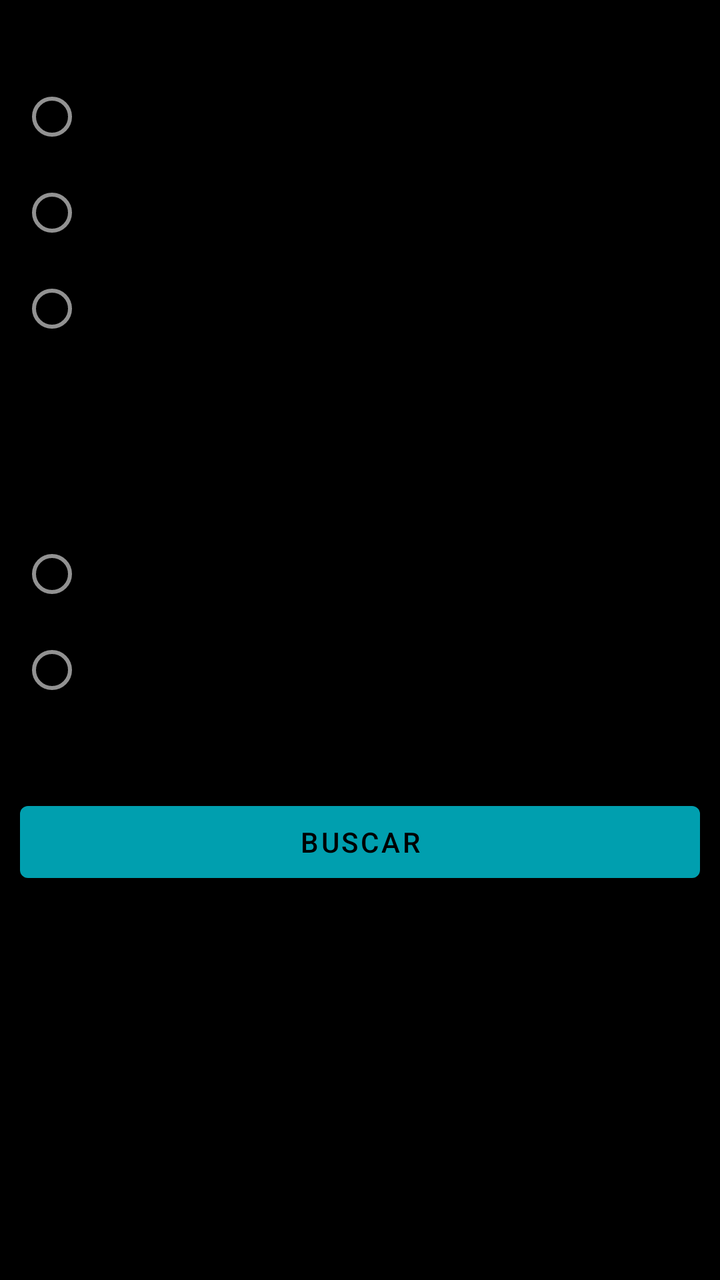
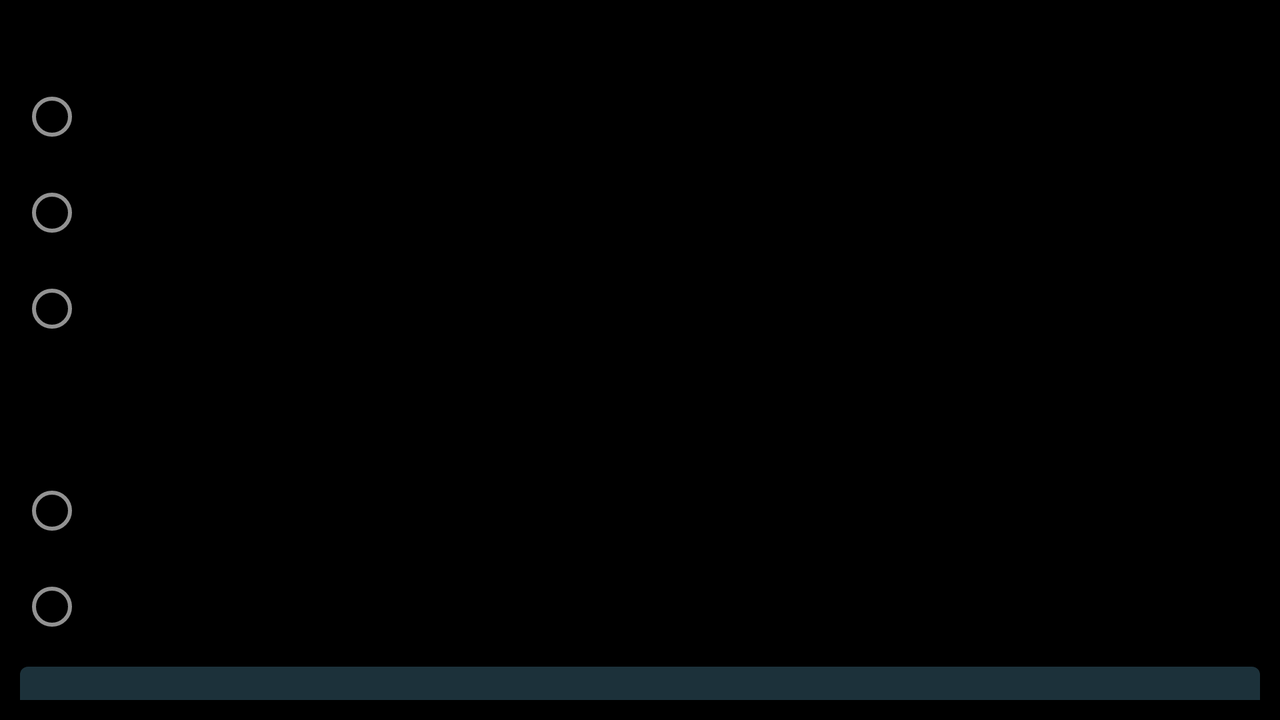

First picture: res/layout/ on a phone held upright. Second picture: the repository's own variant of that layout, on a device whose configuration matches the variant's folder. Source for both follows.
<!-- AndroidManifest.xml: application theme Theme.MyApp -->
<!-- res/layout/fragment_dialog_fullscreen_style_product.xml -->
<?xml version="1.0" encoding="utf-8"?>
<LinearLayout  xmlns:android="http://schemas.android.com/apk/res/android"
    android:layout_width="match_parent"
    android:layout_height="match_parent"
    android:orientation="vertical"
    android:padding="10dp"
    >

    <TextView
        android:id="@+id/TipoBateria_text"
        android:layout_width="match_parent"
        android:layout_height="wrap_content"
        android:text="@string/TipoBateria_text"
        android:textSize="18sp" />

    <RadioGroup
        android:layout_width="match_parent"
        android:layout_height="179dp">

        <RadioButton
            android:id="@+id/Premium_btn"
            android:layout_width="match_parent"
            android:layout_height="wrap_content"
            android:text="@string/Premium_text" />

        <RadioButton
            android:id="@+id/Silver_btn"
            android:layout_width="match_parent"
            android:layout_height="wrap_content"
            android:text="@string/Silver_btn" />

        <RadioButton
            android:id="@+id/Bronze_btn"
            android:layout_width="match_parent"
            android:layout_height="wrap_content"
            android:text="@string/Bronze_btn" />
    </RadioGroup>

    <TextView
        android:id="@+id/Polaridad_text"
        android:layout_width="match_parent"
        android:layout_height="wrap_content"
        android:text="@string/Text_polaridad"
        android:textSize="18sp" />

    <TextView
        android:id="@+id/advertencia_text"
        android:layout_width="match_parent"
        android:layout_height="wrap_content"
        android:text="@string/Advertencia_polaridad"
        android:textSize="10sp" />

    <RadioGroup
        android:layout_width="match_parent"
        android:layout_height="134dp">

        <RadioButton
            android:id="@+id/radioButton"
            android:layout_width="match_parent"
            android:layout_height="wrap_content"
            android:text="@string/positiv_izqtext" />

        <RadioButton
            android:id="@+id/PosderButtom"
            android:layout_width="match_parent"
            android:layout_height="wrap_content"
            android:text="@string/positivo_dertext" />

    </RadioGroup>

    <Button
        android:id="@+id/buscar_btn"
        android:layout_width="match_parent"
        android:layout_height="wrap_content"
        style="@style/Widget.MyApp.MyButton"
        android:text="@string/buscar_text" />
</LinearLayout>
<!-- resources referenced by this layout -->
<resources>
  <string name="Advertencia_polaridad">(Si no buscas un tipo de polaridad fuera del normal te recomendamos no tocar esta opción)</string>
  <string name="Bronze_btn">Bronze</string>
  <string name="Premium_text">Premium</string>
  <string name="Silver_btn">Silver</string>
  <string name="Text_polaridad">Tipo de Polaridad:</string>
  <string name="TipoBateria_text">"Tipo de Bateria: "</string>
  <string name="buscar_text">BUSCAR</string>
  <string name="positiv_izqtext">Positivo a la Izquierda</string>
  <string name="positivo_dertext">Positivo a la derecha</string>
  <style name="Widget.MyApp.MyButton" parent="Widget.MaterialComponents.Button">
          <item name="backgroundTint">@color/secondary_dark</item>
          <item name="android:textColor">@color/on_secondary</item>
      </style>
  <style name="Theme.MyApp" parent="Base.Theme.MyApp" />
  <color name="secondary_dark">#009faf</color>
  <color name="on_secondary">#000000</color>
  <color name="primary">#445963</color>
  <color name="primary_variant">#546e7a</color>
  <color name="secondary">#4dd0e1</color>
  <color name="secondary_variant">#26d6da</color>
  <color name="on_primary">#ffffff</color>
  <color name="color_error_light">#b00020</color>
  <style name="TextAppearance.MyTheme.Headline1" parent="TextAppearance.MaterialComponents.Headline1">
          
      </style>
  <style name="TextAppearance.MyTheme.Headline2" parent="TextAppearance.MaterialComponents.Headline2">
          
      </style>
  <style name="TextAppearance.MyTheme.Headline3" parent="TextAppearance.MaterialComponents.Headline3">
          
      </style>
  <style name="TextAppearance.MyTheme.Headline4" parent="TextAppearance.MaterialComponents.Headline4">
          
      </style>
  <style name="TextAppearance.MyTheme.Headline5" parent="TextAppearance.MaterialComponents.Headline5">
          
      </style>
  <style name="TextAppearance.MyTheme.Headline6" parent="TextAppearance.MaterialComponents.Headline6">
          
      </style>
  <style name="TextAppearance.MyTheme.Subtitle1" parent="TextAppearance.MaterialComponents.Subtitle1">
          
      </style>
  <style name="TextAppearance.MyTheme.Subtitle2" parent="TextAppearance.MaterialComponents.Subtitle2">
          
      </style>
  <style name="TextAppearance.MyTheme.Body1" parent="TextAppearance.MaterialComponents.Body1">
          
      </style>
  <style name="TextAppearance.MyTheme.Body2" parent="TextAppearance.MaterialComponents.Body2">
          
      </style>
  <style name="TextAppearance.MyTheme.Button" parent="TextAppearance.MaterialComponents.Button">
          
      </style>
  <style name="TextAppearance.MyTheme.Caption" parent="TextAppearance.MaterialComponents.Caption">
          
      </style>
  <style name="TextAppearance.MyTheme.Overline" parent="TextAppearance.MaterialComponents.Overline">
          
      </style>
  <style name="ShapeAppearance.MyTheme.SmallComponent" parent="ShapeAppearance.MaterialComponents.SmallComponent">
          
      </style>
  <style name="ShapeAppearance.MyTheme.MediumComponent" parent="ShapeAppearance.MaterialComponents.MediumComponent">
          
      </style>
  <style name="ShapeAppearance.MyTheme.LargeComponent" parent="ShapeAppearance.MaterialComponents.LargeComponent">
          
      </style>
  <style name="Widget.MyTheme.NavigationView" parent="Widget.MaterialComponents.NavigationView">
          <item name="itemTextAppearance">?attr/textAppearanceBody2</item>
      </style>
  <style name="Animation.MyTheme.BottomSheet.Modal" parent="Animation.AppCompat.Dialog">
          <item name="android:windowEnterAnimation">@anim/bottom_sheet_slide_in</item>
          <item name="android:windowExitAnimation">@anim/bottom_sheet_slide_out</item>
      </style>
  <style name="Widget.MyTheme.BottomSheet.Modal" parent="Widget.MaterialComponents.BottomSheet.Modal">
          <item name="shapeAppearanceOverlay">?attr/shapeAppearanceLargeComponent</item>
      </style>
</resources>
<!-- res/layout-land/fragment_dialog_fullscreen_style_product.xml (the repository's variant of the layout above) -->
<!-- drawn on the phone turned sideways -->
<?xml version="1.0" encoding="utf-8"?>
<LinearLayout xmlns:android="http://schemas.android.com/apk/res/android"
    android:layout_width="match_parent"
    android:layout_height="match_parent"
    android:orientation="vertical"
    android:padding="10dp">

    <TextView
        android:id="@+id/TipoBateria_text"
        android:layout_width="match_parent"
        android:layout_height="wrap_content"
        android:text="@string/TipoBateria_text"
        android:textSize="18sp" />

    <RadioGroup
        android:layout_width="match_parent"
        android:layout_height="159dp">

        <RadioButton
            android:id="@+id/Premium_btn"
            android:layout_width="match_parent"
            android:layout_height="wrap_content"
            android:text="@string/Premium_text" />

        <RadioButton
            android:id="@+id/Silver_btn"
            android:layout_width="match_parent"
            android:layout_height="wrap_content"
            android:text="@string/Silver_btn" />

        <RadioButton
            android:id="@+id/Bronze_btn"
            android:layout_width="match_parent"
            android:layout_height="wrap_content"
            android:text="@string/Bronze_btn" />
    </RadioGroup>

    <TextView
        android:id="@+id/Polaridad_text"
        android:layout_width="match_parent"
        android:layout_height="wrap_content"
        android:text="@string/Text_polaridad"
        android:textSize="18sp" />

    <TextView
        android:id="@+id/advertencia_text"
        android:layout_width="match_parent"
        android:layout_height="wrap_content"
        android:text="@string/Advertencia_polaridad"
        android:textSize="10sp" />

    <RadioGroup
        android:layout_width="match_parent"
        android:layout_height="wrap_content">

        <RadioButton
            android:id="@+id/radioButton"
            android:layout_width="match_parent"
            android:layout_height="wrap_content"
            android:text="@string/positiv_izqtext" />

        <RadioButton
            android:id="@+id/PosderButtom"
            android:layout_width="match_parent"
            android:layout_height="wrap_content"
            android:text="@string/positivo_dertext" />

        <Button
            android:id="@+id/buscar_btn"
            android:layout_width="match_parent"
            android:layout_height="61dp"
            android:text="@string/buscar_text" />

    </RadioGroup>

</LinearLayout>
<!-- resources referenced by the variant -->
<!-- as the phone turned sideways resolves them -->
<resources>
  <string name="Advertencia_polaridad">(Si no buscas un tipo de polaridad fuera del normal te recomendamos no tocar esta opción)</string>
  <string name="Bronze_btn">Bronze</string>
  <string name="Premium_text">Premium</string>
  <string name="Silver_btn">Silver</string>
  <string name="Text_polaridad">Tipo de Polaridad:</string>
  <string name="TipoBateria_text">"Tipo de Bateria: "</string>
  <string name="buscar_text">BUSCAR</string>
  <string name="positiv_izqtext">Positivo a la Izquierda</string>
  <string name="positivo_dertext">Positivo a la derecha</string>
  <style name="Theme.MyApp" parent="Base.Theme.MyApp" />
  <color name="primary">#445963</color>
  <color name="primary_variant">#546e7a</color>
  <color name="secondary">#4dd0e1</color>
  <color name="secondary_variant">#26d6da</color>
  <color name="on_primary">#ffffff</color>
  <color name="color_error_light">#b00020</color>
  <color name="on_secondary">#000000</color>
  <style name="TextAppearance.MyTheme.Headline1" parent="TextAppearance.MaterialComponents.Headline1">
          
      </style>
  <style name="TextAppearance.MyTheme.Headline2" parent="TextAppearance.MaterialComponents.Headline2">
          
      </style>
  <style name="TextAppearance.MyTheme.Headline3" parent="TextAppearance.MaterialComponents.Headline3">
          
      </style>
  <style name="TextAppearance.MyTheme.Headline4" parent="TextAppearance.MaterialComponents.Headline4">
          
      </style>
  <style name="TextAppearance.MyTheme.Headline5" parent="TextAppearance.MaterialComponents.Headline5">
          
      </style>
  <style name="TextAppearance.MyTheme.Headline6" parent="TextAppearance.MaterialComponents.Headline6">
          
      </style>
  <style name="TextAppearance.MyTheme.Subtitle1" parent="TextAppearance.MaterialComponents.Subtitle1">
          
      </style>
  <style name="TextAppearance.MyTheme.Subtitle2" parent="TextAppearance.MaterialComponents.Subtitle2">
          
      </style>
  <style name="TextAppearance.MyTheme.Body1" parent="TextAppearance.MaterialComponents.Body1">
          
      </style>
  <style name="TextAppearance.MyTheme.Body2" parent="TextAppearance.MaterialComponents.Body2">
          
      </style>
  <style name="TextAppearance.MyTheme.Button" parent="TextAppearance.MaterialComponents.Button">
          
      </style>
  <style name="TextAppearance.MyTheme.Caption" parent="TextAppearance.MaterialComponents.Caption">
          
      </style>
  <style name="TextAppearance.MyTheme.Overline" parent="TextAppearance.MaterialComponents.Overline">
          
      </style>
  <style name="ShapeAppearance.MyTheme.SmallComponent" parent="ShapeAppearance.MaterialComponents.SmallComponent">
          
      </style>
  <style name="ShapeAppearance.MyTheme.MediumComponent" parent="ShapeAppearance.MaterialComponents.MediumComponent">
          
      </style>
  <style name="ShapeAppearance.MyTheme.LargeComponent" parent="ShapeAppearance.MaterialComponents.LargeComponent">
          
      </style>
  <style name="Widget.MyTheme.NavigationView" parent="Widget.MaterialComponents.NavigationView">
          <item name="itemTextAppearance">?attr/textAppearanceBody2</item>
      </style>
  <style name="Animation.MyTheme.BottomSheet.Modal" parent="Animation.AppCompat.Dialog">
          <item name="android:windowEnterAnimation">@anim/bottom_sheet_slide_in</item>
          <item name="android:windowExitAnimation">@anim/bottom_sheet_slide_out</item>
      </style>
  <style name="Widget.MyTheme.BottomSheet.Modal" parent="Widget.MaterialComponents.BottomSheet.Modal">
          <item name="shapeAppearanceOverlay">?attr/shapeAppearanceLargeComponent</item>
      </style>
</resources>
